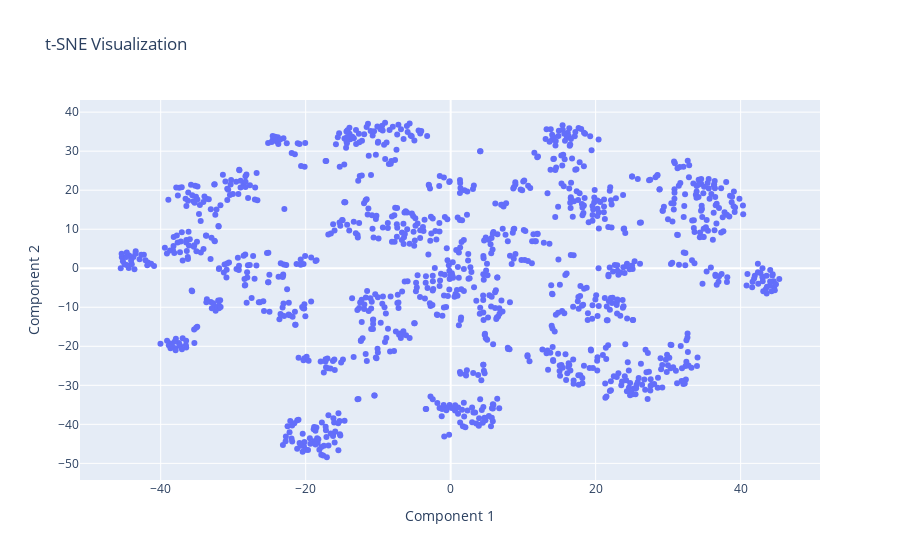

Source (notebook cell):
### Code cell
from sklearn.manifold import TSNE
from sklearn.decomposition import PCA
import numpy as np
from plotly import graph_objects as go


matrix = np.array(df.ada_embedding.to_list())

pca = PCA(n_components=50, random_state=42)
pca_result = pca.fit_transform(matrix)

tsne = TSNE(n_components=2, random_state=42, init='random', learning_rate=200)
vis_dims = tsne.fit_transform(pca_result)

fig = go.Figure()
fig.add_trace(go.Scatter(
    x=vis_dims[:, 0], 
    y=vis_dims[:, 1], 
    mode='markers',
    text=df['text'],
    hoverinfo='text'
))
fig.update_layout(
    title="t-SNE Visualization",
    xaxis_title="Component 1",
    yaxis_title="Component 2",
    hovermode='closest'
)
fig

### Figure 1 — Plotly figure (JSON) as saved in the notebook; plotly's stock layout.template omitted (floating-point values rounded to 4 significant figures; data arrays with more than 128 entries replaced by an {"elided": "..."} marker saying what was removed)
{"data": [{"hoverinfo": "text", "mode": "markers", "text": {"elided": "1200 str values"}, "type": "scatter", "x": {"elided": "1200 float values"}, "y": {"elided": "1200 float values"}}], "layout": {"hovermode": "closest", "title": {"text": "t-SNE Visualization"}, "xaxis": {"title": {"text": "Component 1"}}, "yaxis": {"title": {"text": "Component 2"}}}}
